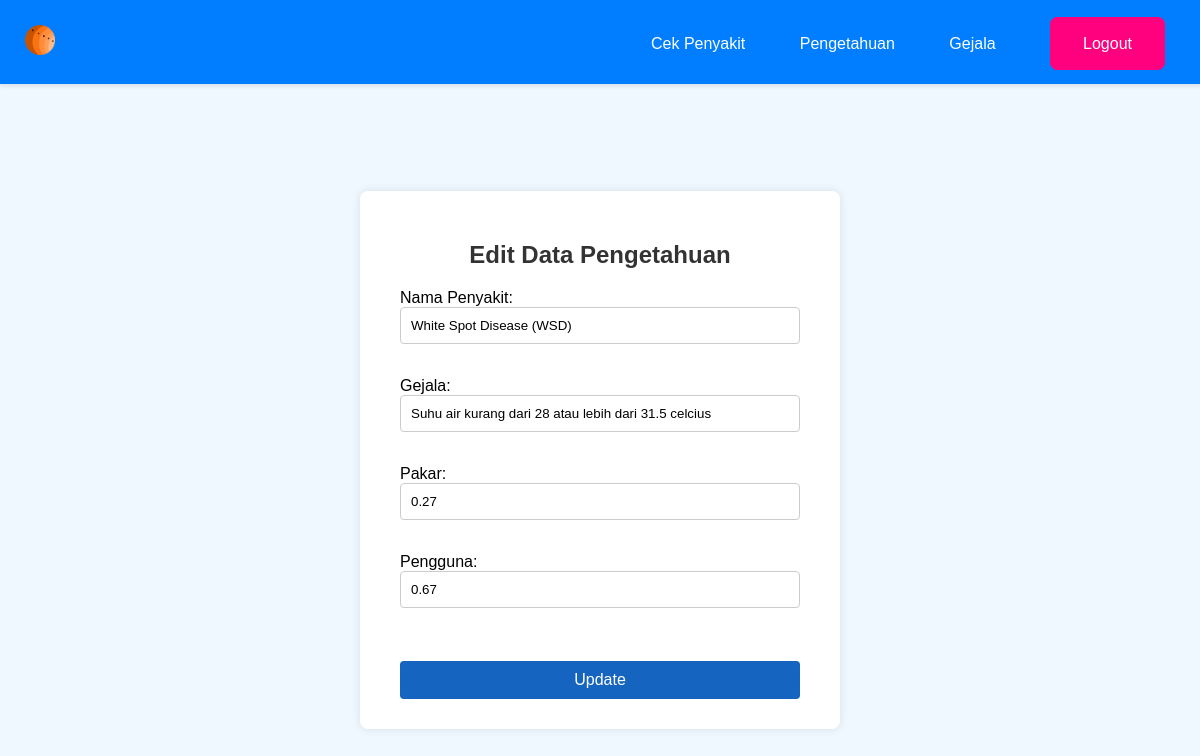
The app's page /pengetahuan/edit.php?id=1 (signed in) with its own data.
### tables this page shows
CREATE TABLE `pengetahuan` (
  `id_pengetahuan` int(11) NOT NULL,
  `kode_penyakit` varchar(100) NOT NULL,
  `id_gejala` int(12) NOT NULL,
  `h` float NOT NULL,
  `e` float NOT NULL
);

CREATE TABLE `penyakit` (
  `id_penyakit` int(12) NOT NULL,
  `kode_penyakit` varchar(100) NOT NULL,
  `nama_penyakit` varchar(100) NOT NULL,
  `solusi` varchar(500) NOT NULL
);

CREATE TABLE `gejala` (
  `id_gejala` int(12) NOT NULL,
  `nama_gejala` varchar(100) NOT NULL
);

### pengetahuan/edit.php (the view, shortened to what this page needs)
<?php
require '../koneksi.php';
if (isset($_GET['id'])) {
    $id_pengetahuan = $_GET['id'];
    $query = "SELECT pny.kode_penyakit, pny.nama_penyakit, p.id_gejala, g.nama_gejala, p.h, p.e
              FROM pengetahuan p JOIN gejala g
              JOIN penyakit pny ON p.kode_penyakit = pny.kode_penyakit AND g.id_gejala = p.id_gejala
              WHERE p.id_pengetahuan = $id_pengetahuan";
    $result = mysqli_query($conn, $query);
    if (mysqli_num_rows($result) == 1) {
        $row = mysqli_fetch_assoc($result);
        $nama_penyakit = $row['nama_penyakit'];
        $nama_gejala = $row['nama_gejala'];
        $h = $row['h'];
        $e = $row['e'];
    } else {
        echo "Data tidak ditemukan.";
        exit();
    }
} else {
    echo "ID pengetahuan tidak ditemukan.";
    exit();
}
?>
<!DOCTYPE html>
<html lang="en">
<head>
</head>
<body>
    <div class="header">
        <div class="logo">
            <a href="../index.php">
                <img src="../assets/logo.png" alt="Logo">
            </a>
        </div>
        <div class="menu">
            <a href="../cek_penyakit.php">Cek Penyakit</a>
            <a href="../pengetahuan/view.php">Pengetahuan</a>
            <a href="../gejala/view.php">Gejala</a>
            <a href="../logout.php" id="logout">Logout</a>
        </div>
    </div>
    <div class="container">
        <h2>Edit Data Pengetahuan</h2>
        <form method="post" action="proses-edit.php">
            Nama Penyakit: <input type="text" name="nama_penyakit" value="<?php echo $nama_penyakit; ?>" readonly><br><br>
            Gejala: <input type="text" name="nama_gejala" value="<?php echo $nama_gejala; ?>" readonly><br><br>
            Pakar: <input type="text" name="h" value="<?php echo $h; ?>"><br><br>
            Pengguna: <input type="text" name="e" value="<?php echo $e; ?>"><br><br>
            <input type="submit" value="Update" name="update">
        </form>
    </div>
</body>
</html>

### pengetahuan/edit.php (style rules this page uses)
body { font-family: Arial, sans-serif; background-color: #f0f8ff; margin: 0; padding: 0; display: flex; justify-content: center; align-items: center; height: 100vh; font-size: 16px; margin-top: 60px; }
.container { background-color: #fff; padding: 30px; border-radius: 8px; box-shadow: 0 0 10px rgba(0, 0, 0, 0.1); width: 420px; }
h2 { color: #333; text-align: center; margin-bottom: 20px; }
form { max-width: 400px; margin: 0 auto; }
input[type="text"] { width: 100%; padding: 10px; margin-bottom: 15px; border: 1px solid #ccc; border-radius: 4px; box-sizing: border-box; }
input[type="submit"] { padding: 10px 20px; background-color: #1565c0; color: #fff; border: none; border-radius: 4px; cursor: pointer; font-size: 16px; margin-top: 20px; display: block; margin-left: auto; margin-right: auto; width: 100%; }
.header { position: fixed; top: 0; left: 0; width: 100%; background-color: #007eff; color: white; padding: 25px; box-shadow: 0 2px 4px rgba(0,0,0,0.1); z-index: 1000; display: flex; justify-content:space-between; }
.logo { float: left; }
img { width: 30px; height: 30px; }
.menu { float: right; margin-right: 5%; color: #ffffff; padding-top: 10px; }
.menu a { text-decoration: none; color: white; padding-top: 40px; padding-bottom: 31px; padding-left: 25px; padding-right: 25px; margin: 0; }
#logout { padding: 15px 30px; background-color: #ff007e; color: white; border-radius: 8px; border-style: solid; border-color: #ff007e; border-width: 3px; margin-left: 25px; }

### records on screen
pengetahuan: nama_penyakit "White Spot Disease (WSD)", nama_gejala "Suhu air kurang dari 28 atau lebih dari 31.5 celcius", h "0.27", e "0.67"
